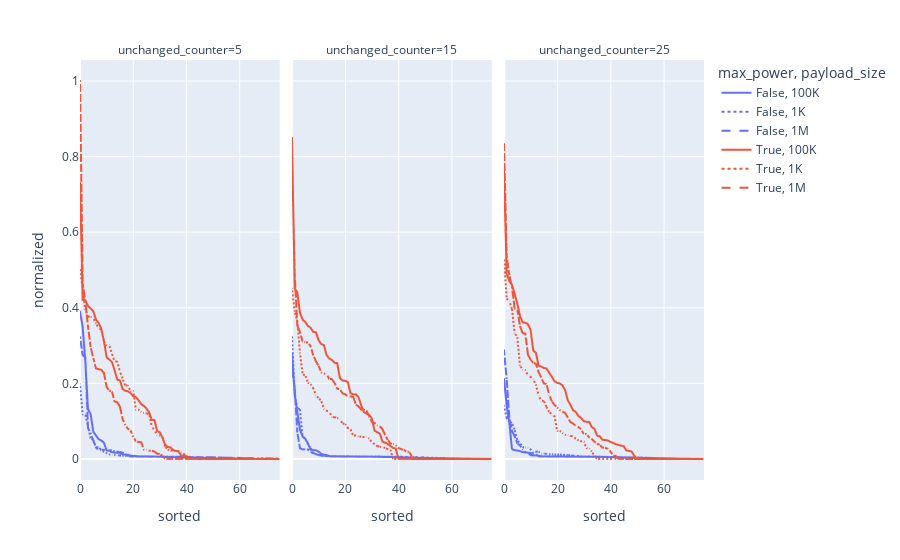

The notebook cell this image was saved under:
### Code cell
fig = px.line(
    strain_df,
    x="sorted",
    y="normalized",
    color="max_power",
    facet_col="unchanged_counter",
    line_dash="payload_size"
)
fig
